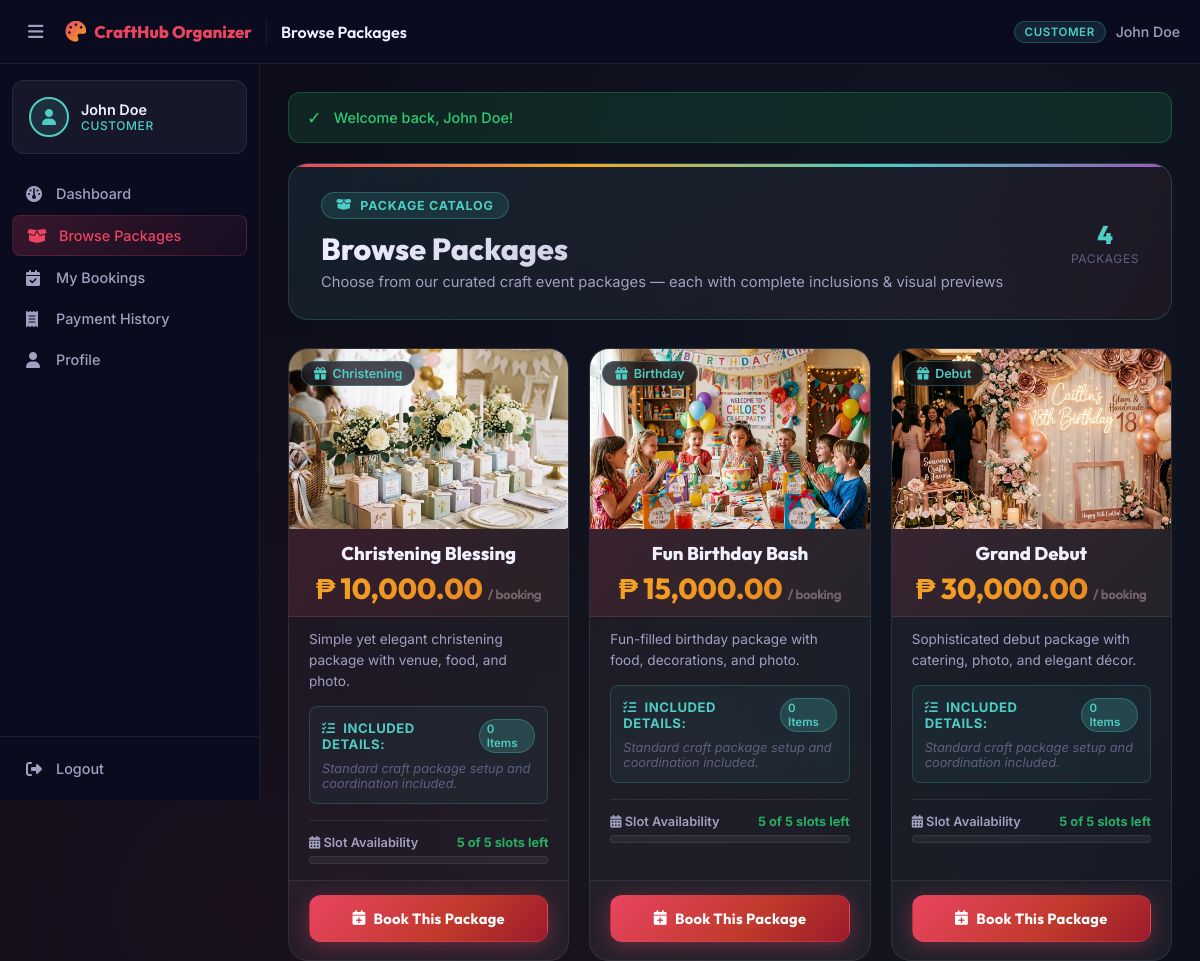
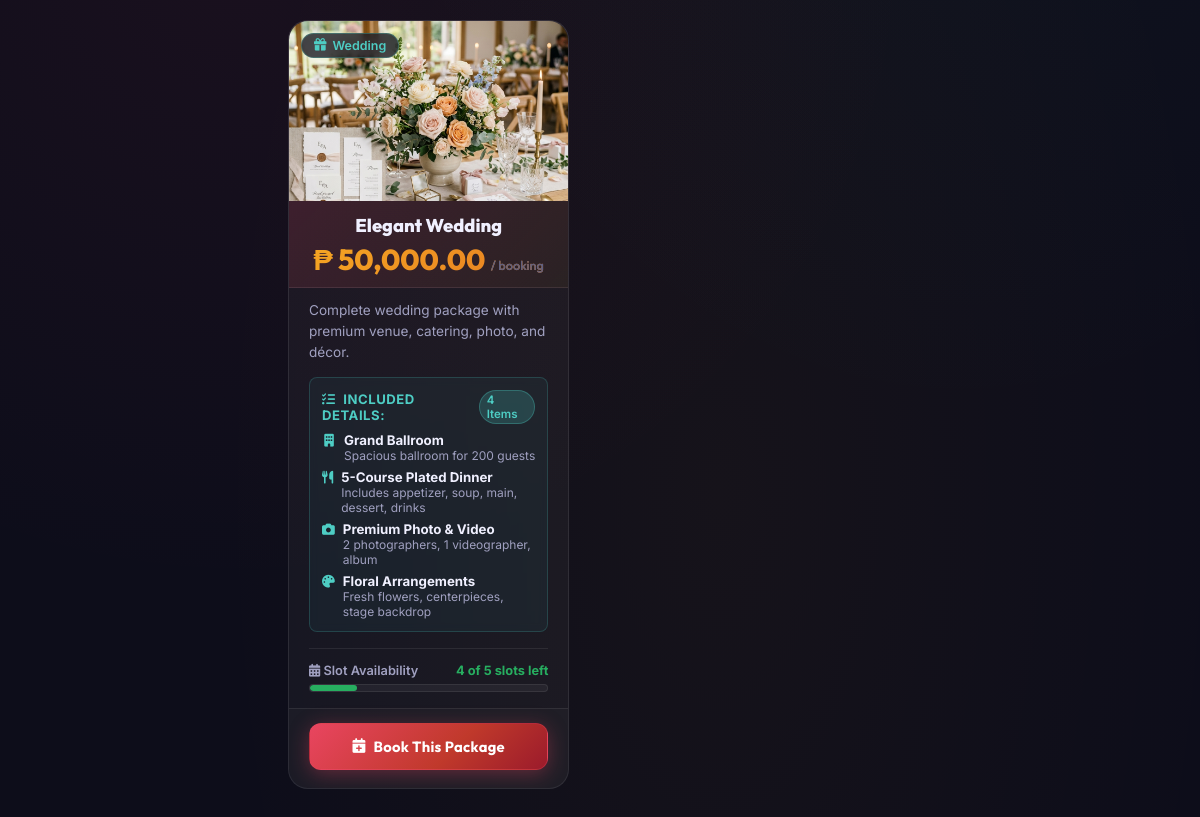
The page /customer/packages.php (signed in) on the database its author committed (2 pictures, top to bottom).
### tables this page shows
CREATE TABLE IF NOT EXISTS packages (
    package_id INT AUTO_INCREMENT PRIMARY KEY,
    package_name VARCHAR(100) NOT NULL,
    event_type ENUM('Wedding','Birthday','Debut','Christening') NOT NULL,
    base_price DECIMAL(10,2) NOT NULL,
    max_slots INT NOT NULL DEFAULT 5,                       
    description TEXT,
    status ENUM('active','inactive') DEFAULT 'active'
);

CREATE TABLE IF NOT EXISTS package_components (
    component_id INT AUTO_INCREMENT PRIMARY KEY,
    package_id INT NOT NULL,
    category ENUM('venue','food','photography','decoration') NOT NULL,
    name VARCHAR(100) NOT NULL,
    description TEXT,
    price DECIMAL(10,2) NOT NULL,
    FOREIGN KEY (package_id) REFERENCES packages(package_id) ON DELETE CASCADE
);

### customer/packages.php (the view, shortened to what this page needs)
<?php
$pageTitle = 'Browse Packages';
require_once __DIR__ . '/../includes/header.php';
$db = getDB();
$packages = $db->query("
    SELECT p.*, p.package_id AS id, p.package_name AS name,
           p.base_price AS price,
           COALESCE(p.max_slots, 5) AS max_slots,
           (SELECT COUNT(*) FROM bookings b
            WHERE b.package_id = p.package_id
            AND b.status NOT IN ('Cancelled')) AS booked_count
    FROM packages p
    WHERE p.status = 'active'
    ORDER BY p.base_price ASC
")->fetchAll();
$defaultImages = [
    'Wedding'    => 'assets/images/packages/wedding.png',
    'Birthday'   => 'assets/images/packages/birthday.png',
    'Debut'      => 'assets/images/packages/debut.png',
    'Christening'=> 'assets/images/packages/christening.png',
];
foreach ($packages as &$pkg) {
    $compStmt = $db->prepare("
        SELECT category, name, description FROM package_components
        WHERE package_id = ? ORDER BY category, name
    ");
    $compStmt->execute([$pkg['package_id'] ?? $pkg['id']]);
    $pkg['components'] = $compStmt->fetchAll();
}
$catIcons = [
    'venue'       => 'fa-building',
    'food'        => 'fa-utensils',
    'photography' => 'fa-camera',
    'decoration'  => 'fa-palette'
];
?>
<?php require_once __DIR__ . '/../includes/navbar.php'; ?>
<div class="page-header" style="background: linear-gradient(135deg, rgba(78,205,196,0.1), rgba(233,69,96,0.07)); border: 1px solid rgba(78,205,196,0.2); border-radius: 20px; padding: 28px 32px; margin-bottom: 28px; position: relative; overflow: hidden;">
    <div style="position: absolute; top: 0; left: 0; right: 0; height: 3px; background: linear-gradient(90deg, #e94560, #f5a623, #4ecdc4, #9b59b6);"></div>
    <div>
        <div style="display:inline-flex; align-items:center; gap:8px; background:rgba(78,205,196,0.12); border:1px solid rgba(78,205,196,0.3); color:#4ecdc4; padding:5px 14px; border-radius:20px; font-size:0.78rem; font-weight:700; text-transform:uppercase; letter-spacing:0.06em; margin-bottom:12px;">
            <i class="fa-solid fa-box-open"></i> Package Catalog
        </div>
        <h1 style="font-family:'Outfit',sans-serif; font-size:1.9rem; font-weight:800; margin-bottom:6px;">Browse Packages</h1>
        <p style="color: var(--text-secondary); font-size:0.92rem;">Choose from our curated craft event packages — each with complete inclusions &amp; visual previews</p>
    </div>
    <div style="display:flex; gap:24px; flex-shrink:0;">
        <div style="text-align:center;">
            <div style="font-family:'Outfit',sans-serif; font-size:1.6rem; font-weight:800; color:#4ecdc4;"><?= count($packages) ?></div>
            <div style="font-size:0.75rem; color:var(--text-muted); text-transform:uppercase; letter-spacing:0.05em;">Packages</div>
        </div>
    </div>
</div>
<?php if (empty($packages)): ?>
    <div class="empty-state">
        <i class="fa-solid fa-box-open"></i>
        <h3>No Packages Available</h3>
        <p>Check back soon for exciting craft packages!</p>
    </div>
<?php else: ?>
    <div class="packages-page grid-auto" style="padding-bottom: 40px;">
        <?php foreach ($packages as $pkg):
            $maxSlots    = (int)($pkg['max_slots'] ?? 5);
            $bookedCount = (int)($pkg['booked_count'] ?? 0);
            $available   = max(0, $maxSlots - $bookedCount);
            $isFull      = $available <= 0;
            $pctBooked   = $maxSlots > 0 ? min(100, round($bookedCount / $maxSlots * 100)) : 100;
            $slotColor   = $available <= 1 ? '#e94560' : ($available <= 3 ? '#f5a623' : '#27ae60');
            $components  = $pkg['components'] ?? [];
            $imgPath     = !empty($pkg['image_url']) ? $pkg['image_url'] : ($defaultImages[$pkg['event_type']] ?? 'assets/images/packages/wedding.png');
        ?>
        <div class="package-card" style="overflow:hidden;<?= $isFull ? 'opacity:0.75;' : '' ?>">
            <div style="position:relative;height:180px;overflow:hidden;background:#1a1a2e;">
                <img src="<?= APP_URL ?>/<?= htmlspecialchars($imgPath) ?>"
                     alt="<?= htmlspecialchars($pkg['name'] ?? $pkg['package_name']) ?>"
                     style="width:100%;height:100%;object-fit:cover;display:block;transition:transform 0.4s ease;"
                     onerror="this.style.display='none';this.nextElementSibling.style.display='flex';">
                <div style="position:absolute;top:12px;left:12px;background:rgba(15,15,26,0.75);backdrop-filter:blur(6px);color:var(--accent-teal);border:1px solid rgba(78,205,196,0.3);padding:4px 12px;border-radius:20px;font-size:0.78rem;font-weight:600;display:flex;align-items:center;gap:6px;">
                    <i class="fa-solid fa-gift"></i> <?= htmlspecialchars($pkg['event_type']) ?>
                </div>
            </div>
            <div class="package-card-header" style="padding-top:14px;">
                <div class="package-card-title"><?= htmlspecialchars($pkg['name'] ?? $pkg['package_name']) ?></div>
                <div class="package-price">
                    <?= formatCurrency($pkg['price'] ?? $pkg['base_price']) ?>
                    <span>/ booking</span>
                </div>
            </div>
            <div class="package-card-body">
                <p class="package-description">
                    <?= htmlspecialchars($pkg['description'] ?: 'A wonderful craft experience awaits you!') ?>
                </p>
                <div style="margin-top:14px;padding:12px;background:rgba(78,205,196,0.06);border:1px solid rgba(78,205,196,0.2);border-radius:var(--radius-sm);">
                    <div style="display:flex;align-items:center;justify-content:space-between;margin-bottom:8px;">
                        <span style="color:var(--accent-teal);font-weight:700;font-size:0.82rem;text-transform:uppercase;letter-spacing:0.04em;">
                            <i class="fa-solid fa-list-check" style="margin-right:4px;"></i> Included Details:
                        </span>
                        <span class="badge badge-info" style="font-size:0.72rem;padding:2px 7px;">
                            <?= count($components) ?> Item<?= count($components) !== 1 ? 's' : '' ?>
                        </span>
                    </div>
                    <?php if (!empty($components)): ?>
                        <ul style="list-style:none;padding:0;margin:0;display:grid;gap:6px;">
                            <?php foreach ($components as $c): ?>
                                <li style="display:flex;align-items:flex-start;gap:8px;font-size:0.83rem;color:var(--text-primary);">
                                    <i class="fa-solid <?= $catIcons[$c['category']] ?? 'fa-circle-check' ?>"
                                       style="color:var(--accent-teal);margin-top:3px;font-size:0.8rem;width:14px;text-align:center;"
                                       title="<?= ucfirst($c['category']) ?>"></i>
                                    <div>
                                        <strong><?= htmlspecialchars($c['name']) ?></strong>
                                        <?php if (!empty($c['description'])): ?>
                                            <div style="font-size:0.75rem;color:var(--text-secondary);"><?= htmlspecialchars($c['description']) ?></div>
                                        <?php endif; ?>
                                    </div>
                                </li>
                            <?php endforeach; ?>
                        </ul>
                    <?php else: ?>
                        <div style="font-size:0.8rem;color:var(--text-muted);font-style:italic;">
                            Standard craft package setup and coordination included.
                        </div>
                    <?php endif; ?>
                </div>
                <div style="margin-top:16px;padding-top:14px;border-top:1px solid var(--border-color);">
                    <div style="display:flex;justify-content:space-between;align-items:center;margin-bottom:6px;">
                        <span style="font-size:0.8rem;font-weight:600;color:var(--text-secondary);">
                            <i class="fa-solid fa-calendar-days"></i> Slot Availability
                        </span>
                        <?php if ($isFull): ?>
                            <span style="font-size:0.8rem;font-weight:700;color:#e94560;">
                                <i class="fa-solid fa-circle-xmark"></i> Fully Booked
                            </span>
                        <?php else: ?>
                            <span style="font-size:0.8rem;font-weight:700;color:<?= $slotColor ?>;">
                                <?= $available ?> of <?= $maxSlots ?> slot<?= $maxSlots > 1 ? 's' : '' ?> left
                            </span>
                        <?php endif; ?>
                    </div>
                    <div style="background:var(--bg-card);border:1px solid var(--border-color);border-radius:20px;height:8px;overflow:hidden;">
                        <div style="height:100%;width:<?= $pctBooked ?>%;background:<?= $slotColor ?>;border-radius:20px;transition:width 0.3s ease;"></div>
                    </div>
                </div>
            </div>
            <div class="package-card-footer">
                <?php if ($isFull): ?>
                    <button class="btn btn-secondary btn-block" disabled style="cursor:not-allowed;opacity:0.6;">
                        <i class="fa-solid fa-ban"></i> Fully Booked
                    </button>
                <?php else: ?>
                    <a href="<?= APP_URL ?>/customer/booking.php?package_id=<?= $pkg['id'] ?>" class="btn btn-primary btn-block">
                        <i class="fa-solid fa-calendar-plus"></i> Book This Package
                    </a>
                <?php endif; ?>
            </div>
        </div>
        <?php endforeach; ?>
    </div>
<?php endif; ?>
<?php require_once __DIR__ . '/../includes/footer.php'; ?>

### includes/header.php (shortened to what this page needs)
<?php
require_once __DIR__ . '/functions.php';
$pageTitle = isset($pageTitle) ? $pageTitle . ' | ' . APP_NAME : APP_NAME;
?>
<!DOCTYPE html>
<html lang="en">
<head>
    <link rel="stylesheet" href="https://cdnjs.cloudflare.com/ajax/libs/font-awesome/6.5.0/css/all.min.css">
    <link rel="stylesheet" href="<?= APP_URL ?>/assets/css/style.css">
</head>
<body>

### includes/navbar.php (shortened to what this page needs)
<?php
$currentFile = basename($_SERVER['PHP_SELF']);
$navLinks = [];
if ($_SESSION['user_role'] === 'admin') {
    $navLinks = [
        ['href' => APP_URL . '/admin/dashboard.php',   'icon' => 'fa-gauge',       'label' => 'Dashboard'],
        ['href' => APP_URL . '/admin/packages.php',    'icon' => 'fa-box-open',    'label' => 'Packages'],
        ['href' => APP_URL . '/admin/components.php',  'icon' => 'fa-puzzle-piece','label' => 'Components'],
        ['href' => APP_URL . '/admin/venues.php',      'icon' => 'fa-location-dot','label' => 'Venues'],
        ['href' => APP_URL . '/admin/bookings.php',    'icon' => 'fa-calendar-check','label' => 'Bookings'],
        ['href' => APP_URL . '/admin/users.php',       'icon' => 'fa-users',       'label' => 'Users'],
        ['href' => APP_URL . '/admin/reports.php',     'icon' => 'fa-chart-bar',   'label' => 'Reports'],
        ['href' => APP_URL . '/admin/audit.php',       'icon' => 'fa-shield-halved','label' => 'Audit Log'],
    ];
} elseif ($_SESSION['user_role'] === 'customer') {
    $navLinks = [
        ['href' => APP_URL . '/customer/dashboard.php',      'icon' => 'fa-gauge',       'label' => 'Dashboard'],
        ['href' => APP_URL . '/customer/packages.php',       'icon' => 'fa-box-open',    'label' => 'Browse Packages'],
        ['href' => APP_URL . '/customer/bookings.php',       'icon' => 'fa-calendar-check','label' => 'My Bookings'],
        ['href' => APP_URL . '/customer/payment_history.php','icon' => 'fa-receipt',     'label' => 'Payment History'],
        ['href' => APP_URL . '/customer/profile.php',        'icon' => 'fa-user',        'label' => 'Profile'],
    ];
}
$roleColors = ['admin' => '#e94560', 'staff' => '#f5a623', 'cashier' => '#f5a623', 'customer' => '#4ecdc4'];
$roleColor  = $roleColors[$_SESSION['user_role']] ?? '#e94560';
$roleLabel  = ucfirst($_SESSION['user_role']);
?>
<aside class="sidebar" id="sidebar">
    <div class="sidebar-user">
        <div class="sidebar-avatar" style="background: <?= $roleColor ?>20; border: 2px solid <?= $roleColor ?>;">
            <i class="fa-solid fa-user" style="color: <?= $roleColor ?>;"></i>
        </div>
        <div class="sidebar-user-info">
            <span class="sidebar-user-name"><?= htmlspecialchars($_SESSION['user_name'] ?? 'User') ?></span>
            <span class="sidebar-user-role" style="color: <?= $roleColor ?>;"><?= $roleLabel ?></span>
        </div>
    </div>
    <nav class="sidebar-nav">
        <ul>
            <?php foreach ($navLinks as $link):
                $isActive = (basename($link['href']) === $currentFile) ? 'active' : '';
            ?>
            <li>
                <a href="<?= $link['href'] ?>" class="nav-link <?= $isActive ?>">
                    <i class="fa-solid <?= $link['icon'] ?>"></i>
                    <span><?= $link['label'] ?></span>
                </a>
            </li>
            <?php endforeach; ?>
        </ul>
    </nav>
    <div class="sidebar-footer">
        <a href="<?= APP_URL ?>/logout.php" class="nav-link logout-link"
           onclick="return confirm('Are you sure you want to log out?')">
            <i class="fa-solid fa-right-from-bracket"></i>
            <span>Logout</span>
        </a>
    </div>
</aside>
<div class="main-wrapper">
    <header class="topbar">
        <button class="topbar-toggle" id="topbarToggle" aria-label="Toggle menu">
            <i class="fa-solid fa-bars"></i>
        </button>
        <div class="topbar-logo">
            <i class="fa-solid fa-palette"></i>
            <span><?= APP_NAME ?></span>
        </div>
        <div class="topbar-title">
            <?= isset($pageTitle) ? explode(' | ', $pageTitle)[0] : APP_NAME ?>
        </div>
        <div class="topbar-right">
            <span class="topbar-role-badge" style="background: <?= $roleColor ?>20; color: <?= $roleColor ?>; border: 1px solid <?= $roleColor ?>40;">
                <?= $roleLabel ?>
            </span>
            <span class="topbar-user"><?= htmlspecialchars($_SESSION['user_name'] ?? '') ?></span>
        </div>
    </header>
    <main class="main-content">
        <?php displayFlash(); ?>

### includes/functions.php (shortened to what this page needs)
<?php
function getFlash(): ?array {
    if (isset($_SESSION['flash'])) {
        $flash = $_SESSION['flash'];
        return $flash;
    }
    return null;
}
function displayFlash(): void {
    $flash = getFlash();
    if ($flash) {
        $type    = htmlspecialchars($flash['type']);
        $message = htmlspecialchars($flash['message']);
        $icons   = ['success' => '✓', 'error' => '✗', 'warning' => '⚠', 'info' => 'ℹ'];
        $icon    = $icons[$type] ?? 'ℹ';
        echo "<div class=\"alert alert-{$type}\"><span class=\"alert-icon\">{$icon}</span> {$message}</div>";
    }
}
function formatCurrency($amount): string {
    $val = (float)($amount ?? 0);
    return '₱ ' . number_format($val, 2);
}

### includes/footer.php (shortened to what this page needs)
    </main>
</div>
</body>
</html>

### rows shown on the page
packages: shows a picture, event_type "Christening", package_name "Christening Blessing", base_price "₱ 10,000.00", description "Simple yet elegant christening package with venue, food, and photo.", count($components) "0", shows "Standard craft package setup and coordination included.", available "5", maxSlots "5"
packages: shows a picture, event_type "Birthday", package_name "Fun Birthday Bash", base_price "₱ 15,000.00", description "Fun-filled birthday package with food, decorations, and photo.", count($components) "0", shows "Standard craft package setup and coordination included.", available "5", maxSlots "5"
packages: shows a picture, event_type "Debut", package_name "Grand Debut", base_price "₱ 30,000.00", description "Sophisticated debut package with catering, photo, and elegant décor.", count($components) "0", shows "Standard craft package setup and coordination included.", available "5", maxSlots "5"
packages: shows a picture, event_type "Wedding", package_name "Elegant Wedding", base_price "₱ 50,000.00", description "Complete wedding package with premium venue, catering, photo, and décor.", count($components) "4", available "4", maxSlots "5", $pctBooked 20 (drawn)
package_components: name "Grand Ballroom", description "Spacious ballroom for 200 guests"
package_components: name "5-Course Plated Dinner", description "Includes appetizer, soup, main, dessert, drinks"
package_components: name "Premium Photo & Video", description "2 photographers, 1 videographer, album"
package_components: name "Floral Arrangements", description "Fresh flowers, centerpieces, stage backdrop"

### other values the page prints
$_SESSION['user_name'] "John Doe"
$roleLabel "CUSTOMER"
$link['label'] "Dashboard"
$link['label'] "Browse Packages"
$link['label'] "My Bookings"
$link['label'] "Payment History"
$link['label'] "Profile"
APP_NAME "CraftHub Organizer"
explode(' | ', $pageTitle)[0] "Browse Packages"
$icon "✓"
$message "Welcome back, John Doe!"
count($packages) "4"
